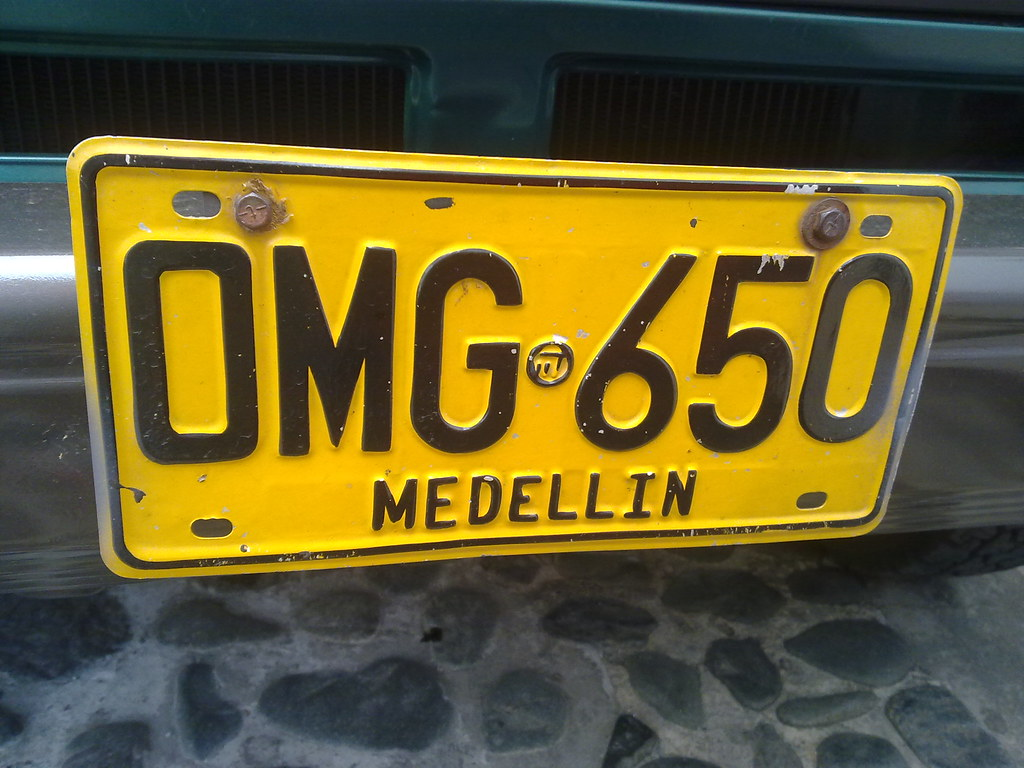
#> input picture backend/ocr/img_placas/placa_prueba.jpg, 1024 x 768 px
$ python -i detector.py   (imports and definitions only)
#> lines starting #> are read from the running program, lines starting #| are printed output that depends on the picture; after the words box and inside, x2 and y2 are one past the last pixel; in counts of white or black regions, pixels touching at a corner belong together
#> further down, picture is the input picture: shape (768, 1024, 3); mean B, G, R 46, 92.7, 102.8
import cv2
import easyocr
import numpy as np
import base64
import os
import re
import gc # Garbage Collector
from collections import Counter

# ==============================================================================
# 1. GESTIÓN DE MEMORIA Y CARGA PEREZOSA (CRÍTICO PARA RENDER)
# ==============================================================================
_reader_instance = None

# [17 lines left out: function get_reader, not called in this run]

def limpiar_memoria():
    """Fuerza la limpieza de RAM después de usar el modelo"""
    gc.collect()

# ==============================================================================
# 2. BASES DE CONOCIMIENTO (Diccionarios de Corrección)
# ==============================================================================

# Mapa: Cuando esperamos un NÚMERO (N) pero el OCR leyó una LETRA
L2N = {
    'O': '0', 'Q': '0', 'D': '0', 'U': '0', 'C': '0',
    'I': '1', 'J': '1', 'L': '1', 'T': '1', 'l': '1',
    'Z': '2', 'z': '2', '?': '2',
    'E': '3', 'B': '3',
    'A': '4',
    'S': '5', 's': '5',
    'G': '6', 'b': '6',
    'T': '7', 'Y': '7',
    'B': '8', 'R': '8',
    'g': '9', 'q': '9', 'P': '9'
}

# Mapa: Cuando esperamos una LETRA (L) pero el OCR leyó un NÚMERO
N2L = {
    '0': 'O',
    '1': 'I',
    '2': 'Z',
    '3': 'E',
    '4': 'A',
    '5': 'S',
    '6': 'G',
    '7': 'T',
    '8': 'B'
}

# Moldes oficiales
PATRONES = {
    'COL_CARRO': {'len': 6, 'mask': 'LLLNNN', 'regex': r'^[A-Z]{3}[0-9]{3}$'},
    'COL_MOTO':  {'len': 6, 'mask': 'LLLNNL', 'regex': r'^[A-Z]{3}[0-9]{2}[A-Z]$'},
    'VEN_AUTO':  {'len': 7, 'mask': 'LLNNNLL', 'regex': r'^[A-Z]{2}[0-9]{3}[A-Z]{2}$'},
    # 'VEN_OLD': {'len': 6, 'mask': 'LLLNNL', 'regex': r'^[A-Z]{3}[0-9]{2}[A-Z]$'} # Igual a moto COL
}

# Palabras a ignorar (Ruido común en los marcos de placas)
BLACKLIST = ['COLOMBIA', 'BOGOTA', 'MEDELLIN', 'ANTIGUO', 'AUTO', 'MOVIL', 'TRANSITO', 'SERVICIO', 'PARTICULAR', 'ENVIGADO', 'SABANETA']

# ==============================================================================
# 3. MOTOR DE PREPROCESAMIENTO DE IMÁGENES
# ==============================================================================
def generar_pipelines_imagen(img_original):
    """
    Genera múltiples versiones de la imagen para intentar vencer
    diferentes condiciones de luz, sombra y suciedad.
    """
    pipelines = []

    # --- A. Escala de Grises (Base) ---
    gray = cv2.cvtColor(img_original, cv2.COLOR_BGR2GRAY)
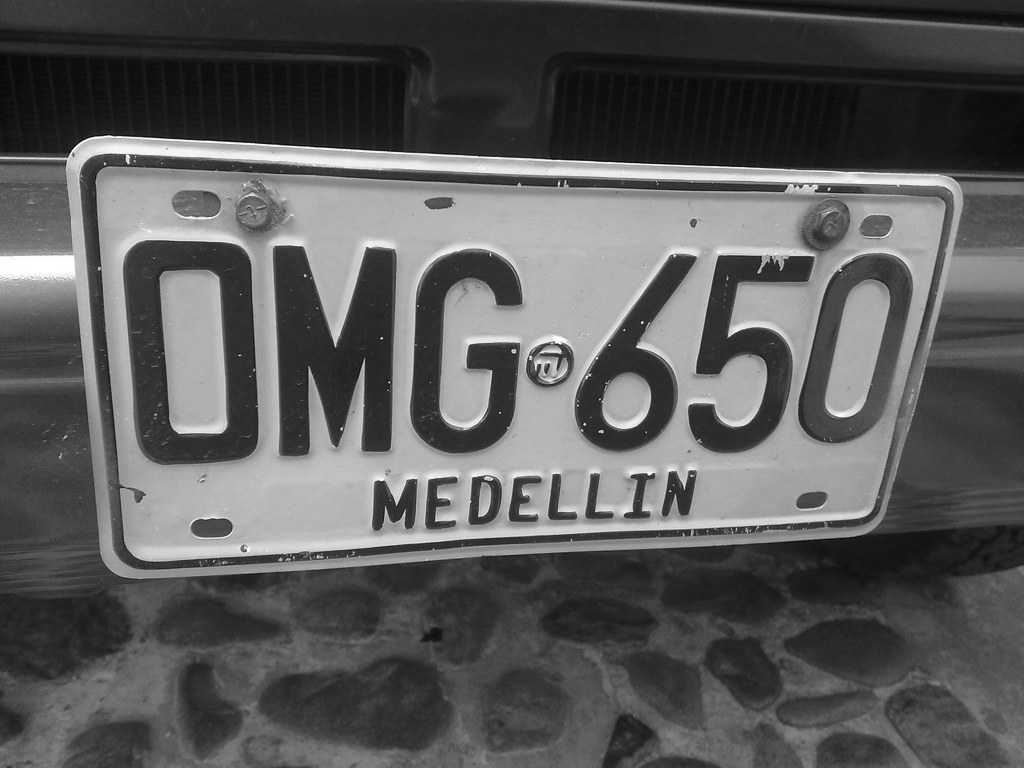
#> gray: shape (768, 1024); min 1, max 255, mean 90.4
    pipelines.append(('GRAY', gray))

    # --- B. CLAHE (Para sombras fuertes como en la moto amarilla) ---
    clahe = cv2.createCLAHE(clipLimit=2.0, tileGridSize=(8,8))
    gray_clahe = clahe.apply(gray)
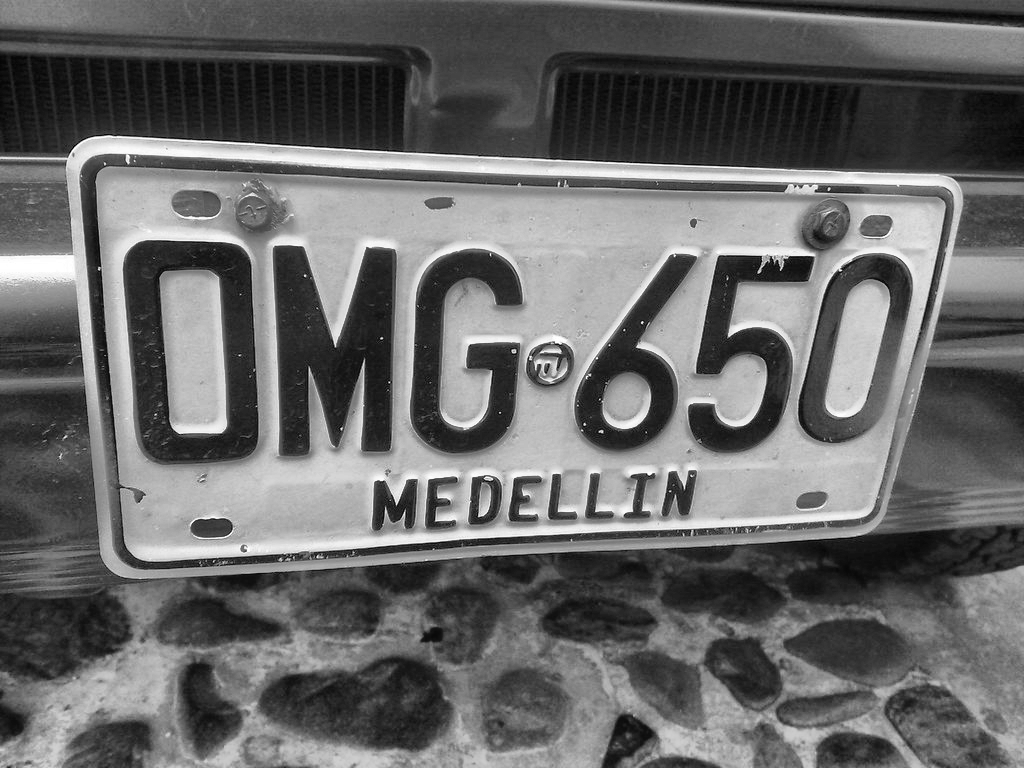
#> gray_clahe: shape (768, 1024); min 1, max 255, mean 104.3
    pipelines.append(('CLAHE', gray_clahe))

    # --- C. Binarización Otsu (Alto contraste blanco/negro) ---
    # Bueno para placas sucias pero con buen contraste de tinta
    blur = cv2.GaussianBlur(gray, (5,5), 0)
    _, otsu = cv2.threshold(blur, 0, 255, cv2.THRESH_BINARY + cv2.THRESH_OTSU)
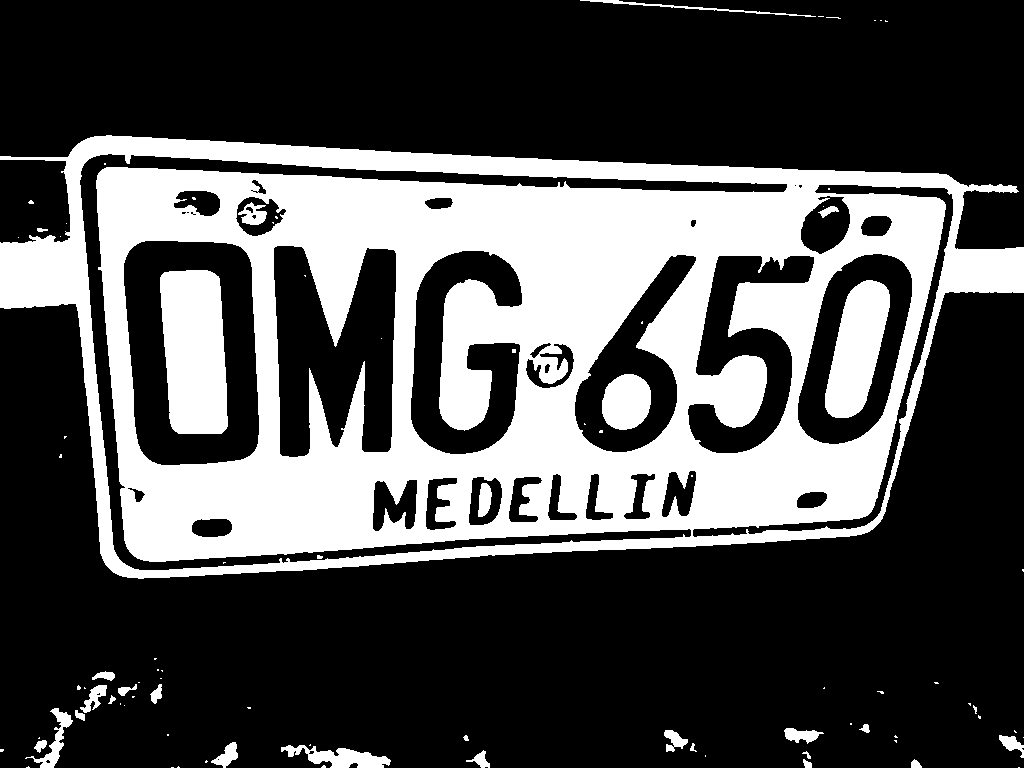
#> otsu: shape (768, 1024); 30.8% white; 89 white regions (58 under 20 px), largest, box (x1, y1, x2, y2) and area: (0, 135, 1024, 579) 218063, (160, 270, 228, 434) 9598, (825, 280, 890, 418) 5729
    pipelines.append(('OTSU', otsu))

    # --- D. Aumento de Contraste Lineal (Para placas descoloridas) ---
    # alpha=1.5 (contraste), beta=0 (brillo)
    contrast = cv2.convertScaleAbs(gray, alpha=1.5, beta=0)
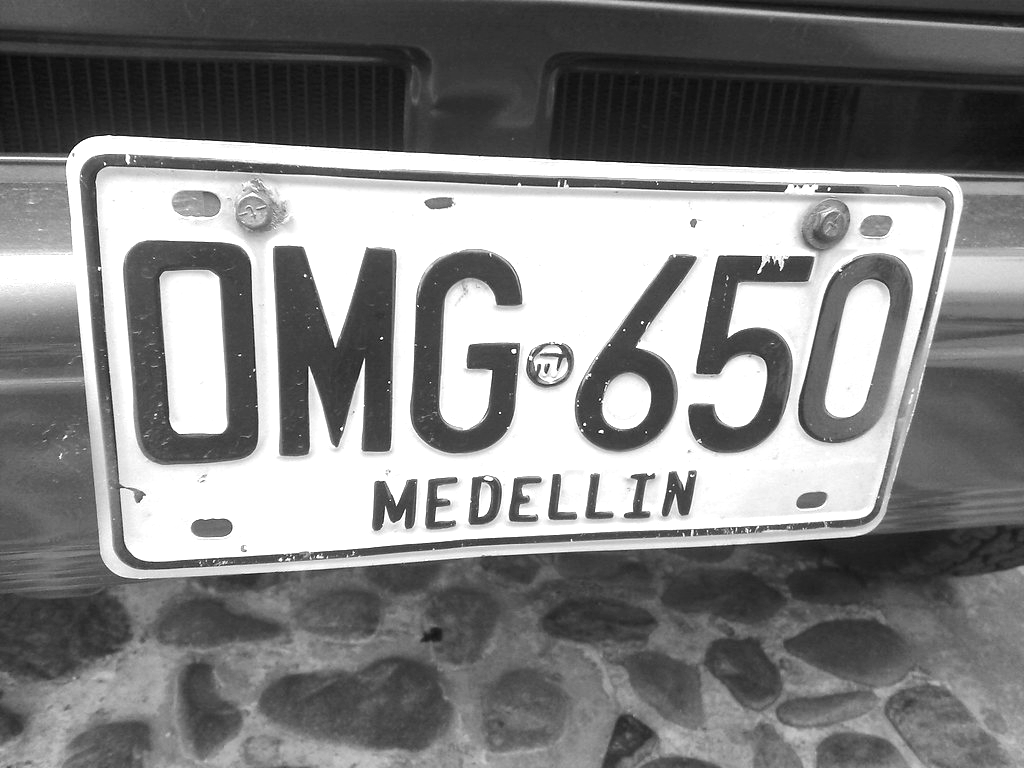
#> contrast: shape (768, 1024); min 2, max 255, mean 130.8
    pipelines.append(('CONTRAST', contrast))

    return pipelines

# ==============================================================================
# 4. MOTOR DE ANÁLISIS Y CORRECCIÓN
# ==============================================================================
# [151 lines left out: functions aplicar_mascara, evaluar_candidato, detectar_placa, not called in this run]

# --- TEST LOCAL ---
# [8 lines not run here, left out]

>>> import cv2
>>> picture = cv2.imread('img_placas/placa_prueba.jpg')
>>> result = generar_pipelines_imagen(picture)
#> result = 4 items
